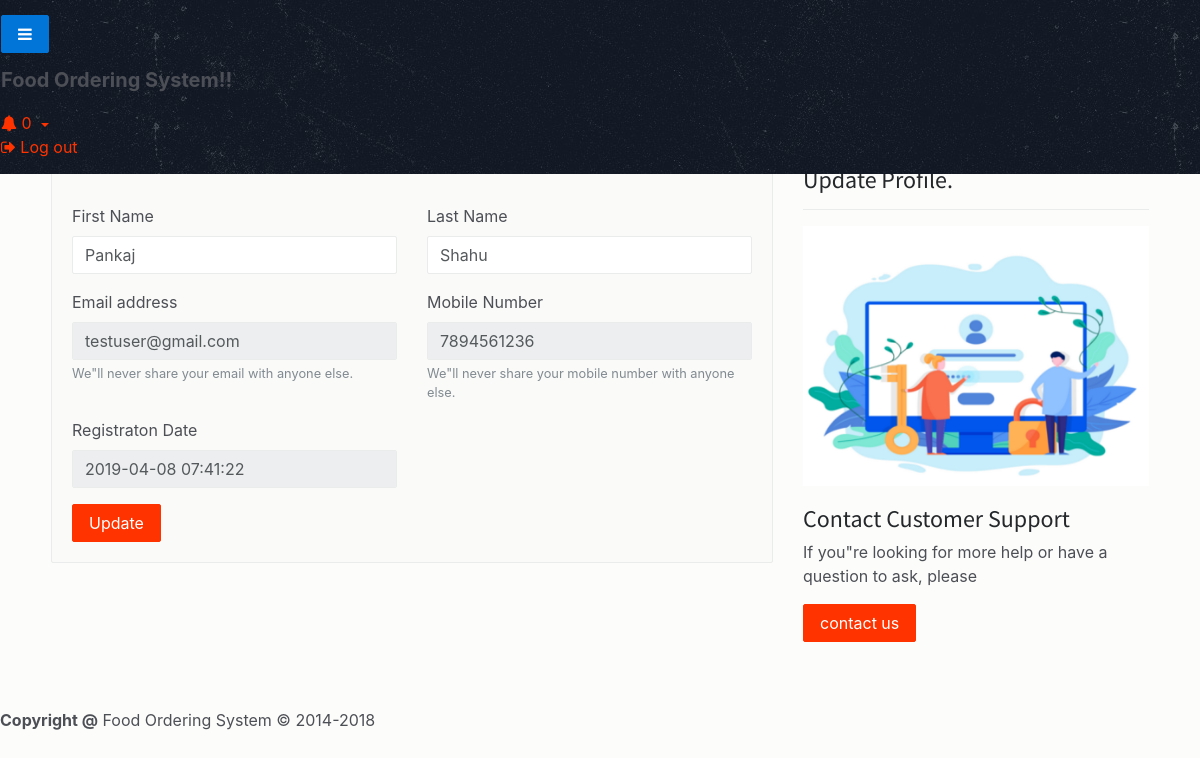
The app's page /profile.php (signed in) with its own data.
### tables this page shows
CREATE TABLE `tbluser` (
  `ID` int(10) NOT NULL,
  `FirstName` varchar(45) DEFAULT NULL,
  `LastName` varchar(50) DEFAULT NULL,
  `Email` varchar(120) DEFAULT NULL,
  `MobileNumber` bigint(11) DEFAULT NULL,
  `Password` varchar(120) DEFAULT NULL,
  `RegDate` timestamp NOT NULL DEFAULT CURRENT_TIMESTAMP
);

### profile.php (the view, shortened to what this page needs)
<?php
include('includes/dbconnection.php');
if (strlen($_SESSION['fosuid']==0)) {
  header('location:logout.php');
  } else{
 ?>
<!DOCTYPE html>
<html lang="en">
<head>
    <link href="css/bootstrap.min.css" rel="stylesheet">
    <link href="css/font-awesome.min.css" rel="stylesheet">
    <link href="css/animsition.min.css" rel="stylesheet">
    <link href="css/animate.css" rel="stylesheet">
    <link href="css/style.css" rel="stylesheet"> </head>
<body>
     <div class="site-wrapper animsition" data-animsition-in="fade-in" data-animsition-out="fade-out">
         <header id="header" class="header-scroll top-header headrom">
            <?php include('includes/header.php');?>
         </header>
         <div class="page-wrapper">
            <div class="breadcrumb">
               <div class="container">
                  <ul>
                     <li><a href="#" class="active">Home</a></li>
                     <li>Profile</li>
                  </ul>
               </div>
            </div>
            <section class="contact-page inner-page">
               <div class="container">
                  <div class="row">
                     <div class="col-md-8">
                        <div class="widget">
                           <div class="widget-body">
                              <form action="" name="submit" method="post">
                                <?php
$pid=$_SESSION['fosuid'];
$ret=mysqli_query($con,"select * from tbluser where ID='$pid'");
while ($row=mysqli_fetch_array($ret)) {
?>
                                 <div class="row">
                                    <div class="form-group col-sm-6">
                                       <label for="exampleInputEmail1">First Name</label>
                                       <input class="form-control" type="text" value="<?php  echo $row['FirstName'];?>" id="firstname" name="firstname" required="true">
                                    </div>
                                    <div class="form-group col-sm-6">
                                       <label for="exampleInputEmail1">Last Name</label>
                                       <input class="form-control" type="text" value="<?php  echo $row['LastName'];?>" id="lastname" name="lastname" required="true">
                                    </div>
                                    <div class="form-group col-sm-6">
                                       <label for="exampleInputEmail1">Email address</label>
                                       <input type="email" class="form-control" id="email" aria-describedby="emailHelp" placeholder="Enter email" name="email" value="<?php  echo $row['Email'];?>" required="true" readonly='true'> <small id="emailHelp" class="form-text text-muted">We"ll never share your email with anyone else.</small>
                                    </div>
                                    <div class="form-group col-sm-6">
                                       <label for="exampleInputEmail1">Mobile Number</label>
                                       <input class="form-control" type="text" id="mobilenumber" name="mobilenumber" value="<?php  echo $row['MobileNumber'];?>" readonly="true"> <small class="form-text text-muted">We"ll never share your mobile number with anyone else.</small>
                                    </div>
                                    <div class="form-group col-sm-6">
                                       <label for="exampleInputEmail1">Registraton Date</label>
                                       <input class="form-control" type="text" id="regdate" name="regdate" value="<?php  echo $row['RegDate'];?>" readonly="true">
                                    </div>
                                                                     </div>
                                                                   <?php } ?>
                                 <div class="row">
                                    <div class="col-sm-4">
                                      <button type="submit" name="submit" class="btn theme-btn"><i class="ft-user"></i>Update</button>
                                    </div>
                                 </div>
                              </form>
                           </div>
                        </div>
                     </div>
                     <div class="col-md-4">
                        <h4>Update Profile.</h4>
                        <hr>
                        <img src="images/profile.png" alt="" class="img-fluid">
                        <h4 class="m-t-20">Contact Customer Support</h4>
                        <p> If you"re looking for more help or have a question to ask, please </p>
                        <p> <a href="contact.php" class="btn theme-btn m-t-15">contact us</a> </p>
                     </div>
                  </div>
               </div>
            </section>
           <?php include('includes/footer.php');?>
         </div>
      </div>
</body>
</html>
<?php  } ?>

### css/style.css (style rules this page uses)
body { background: rgba(252, 251, 249, 0.68); font-size: 16px; color: #4d4f56; font-weight: 400; overflow-x: hidden; }
.h1, .h2, .h3, .h4, .h5, .h6, h1, h2, h3, h4, h5, h6 { font-family: "Source Sans Pro", sans-serif; color: #25282b; }
a { color: #f30; }
ul { list-style-type: none; padding: 0; }
hr { margin-top: 1rem; margin-bottom: 1rem; border: 0; border-top: 1px solid #eaebeb; }
.container { max-width: 1270px; width: 94%; }
.page-wrapper { padding-top: 68px; }
.inner-page { margin-top: 30px; margin-bottom: 50px }
.form-control { border: 1px solid #eaebeb; border-radius: 2px; }
.form-control-lg, .dropdown-menu, .btn, .btn-group-lg>.btn, .btn-lg, .img-rounded { border-radius: 2px }
.btn { transition: all .4s; }
.theme-btn { background-color: #f30; border-color: #f30; color: #fff }
.theme-btn-dash:hover, .theme-btn, .theme-btn.btn-lg:hover, .btn-secondary:hover { background-color: #f30; color: #fff; border: 1px solid #f30 }
.m-t-20 { margin-top: 20px }
#header { position: fixed; width: 100%; border: 0; z-index: 99; }
.breadcrumb { background: transparent; padding: 22px 0; border-bottom: 1px solid #e6e6e6; }
.breadcrumb ul li { display: inline-block; margin-right: 40px; position: relative; }
.breadcrumb ul li:before { position: absolute; left: -25px; top: 0; content: "/"; }
.breadcrumb ul li:first-child:before { content: none; }
.breadcrumb ul li a, .breadcrumb ul li { color: #333366; }
.breadcrumb ul, .breadcrumb { margin-bottom: 0; }
.widget { border: 1px solid #eaebeb; background: #fafaf8; border-radius: 3px; margin-bottom: 20px; }
.menu-widget, .widget { border: 1px solid #eaebeb; background: #fafaf8; border-radius: 2px; position: relative; }
.widget-body { padding: 20px; }

### records on screen
tbluser: firstname "Pankaj", lastname "Shahu", email "testuser@gmail.com", mobilenumber "7894561236", regdate "2019-04-08 07:41:22"

### other values on screen
$num "0"
